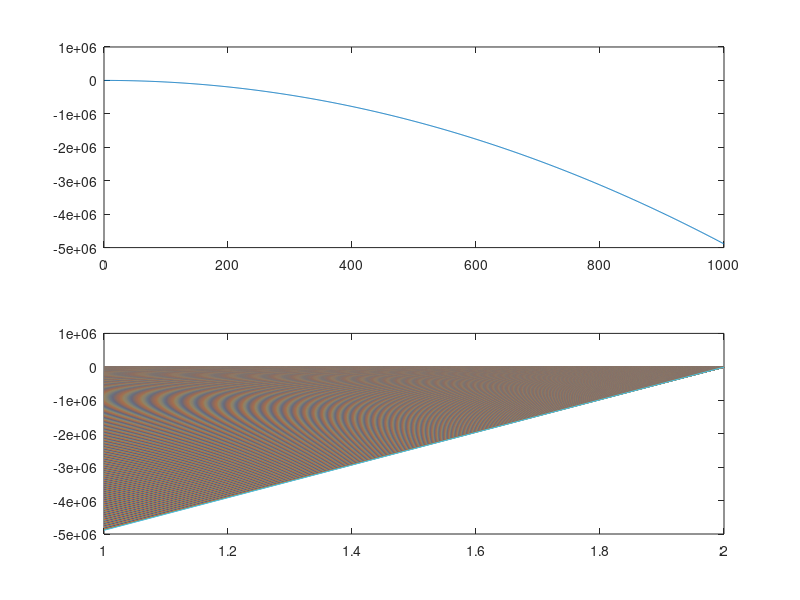

MATLAB code to generate this figure:
N=1000;
Q=[0,0;0,0];
R=1;
W=sqrt(Q)*randn(2,N);
V=sqrt(R)*randn(1,N);

A=[1,1;0,1];
B=[0.5;1];
U=-9.8;
H=[1,0];

X=zeros(2,N);
X(:,1)=[95;1];
P0=[10,0;0,1];
Z=zeros(1,N);
Z(1)=H*X(:,1);
Xkf=zeros(2,N);
Xkf(:,1)=X(:,1);
err_P=zeros(N,2);
err_P(1,1)=P0(1,1);
err_P(1,2)=P0(2,2);
I=eye(2);

for k=2:N
   X(:,k)=A*X( :,k-1)+B*U+W(k);
   
   Z(k)=H*X(:,k)+V(k);
   
   X_Pre=A*Xkf(:,k-1)+B*U;
   P_pre=A*P0*A'+Q;
   Kg=P_pre*H'*inv(H*P_pre*H'+R);
   Xkf(:,k)=X_Pre+Kg*(Z(k)-H*X_Pre);
   P0=(I-Kg*H)*P_pre;
   
   err_P(k,1)=P0(1,1);
   err_P(k,2)=P0(2,2);
    
end

subplot(2,1,1);
plot(Z);
subplot(2,1,2);
plot(Xkf());